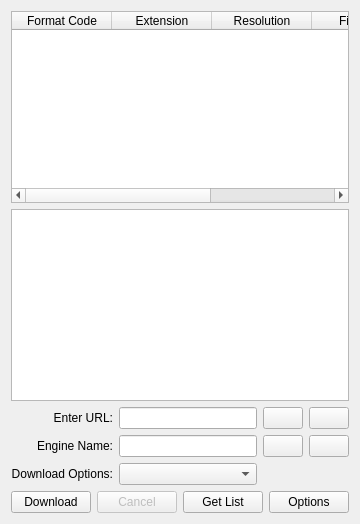
      <widget class="QWidget" name="tabBasickDownloader">
       <attribute name="title">
        <string>Basic Downloader</string>
       </attribute>
       <layout class="QVBoxLayout" name="verticalLayout">
        <item>
         <widget class="QTableWidget" name="bdTableWidgetList">
          <property name="editTriggers">
           <set>QAbstractItemView::EditTrigger::NoEditTriggers</set>
          </property>
          <property name="tabKeyNavigation">
           <bool>false</bool>
          </property>
          <property name="visible">
           <bool>false</bool>
          </property>
          <property name="showDropIndicator" stdset="0">
           <bool>false</bool>
          </property>
          <property name="selectionBehavior">
           <enum>QAbstractItemView::SelectionBehavior::SelectRows</enum>
          </property>
          <column>
           <property name="text">
            <string>Format Code</string>
           </property>
          </column>
          <column>
           <property name="text">
            <string>Extension</string>
           </property>
          </column>
          <column>
           <property name="text">
            <string>Resolution</string>
           </property>
          </column>
          <column>
           <property name="text">
            <string>File Size</string>
           </property>
          </column>
          <column>
           <property name="text">
            <string>Note</string>
           </property>
          </column>
         </widget>
        </item>
        <item>
         <widget class="QPlainTextEdit" name="plainTextEditLogger" />
        </item>
        <item>
         <layout
                                        class="QGridLayout"
                                        name="gridLayout_2"
                                        columnstretch="0,0,0,0"
                                        columnminimumwidth="0,0,0,0"
                                    >
          <property name="sizeConstraint">
           <enum>QLayout::SizeConstraint::SetDefaultConstraint</enum>
          </property>
          <item row="1" column="2">
           <widget class="QPushButton" name="pbPasteClipboard">
            <property name="toolTip">
             <string>Paste Clipboard Content</string>
            </property>
            <property name="text">
             <string />
            </property>
            <property name="icon">
             <iconset theme="edit-copy" />
            </property>
           </widget>
          </item>
          <item row="1" column="1">
           <widget class="QLineEdit" name="lineEditURL" />
          </item>
          <item row="3" column="0">
           <widget class="QLabel" name="label_2">
            <property name="text">
             <string>Download Options:</string>
            </property>
            <property name="alignment">
             <set
                                                    >Qt::AlignmentFlag::AlignRight|Qt::AlignmentFlag::AlignTrailing|Qt::AlignmentFlag::AlignVCenter</set>
            </property>
            <property name="wordWrap">
             <bool>true</bool>
            </property>
           </widget>
          </item>
          <item row="2" column="2">
           <widget class="QPushButton" name="pbOptionsHistory">
            <property name="toolTip">
             <string>Recently Used</string>
            </property>
            <property name="text">
             <string />
            </property>
            <property name="icon">
             <iconset theme="view-history" />
            </property>
           </widget>
          </item>
          <item row="1" column="0">
           <widget class="QLabel" name="label">
            <property name="text">
             <string>Enter URL:</string>
            </property>
            <property name="alignment">
             <set
                                                    >Qt::AlignmentFlag::AlignRight|Qt::AlignmentFlag::AlignTrailing|Qt::AlignmentFlag::AlignVCenter</set>
            </property>
            <property name="wordWrap">
             <bool>true</bool>
            </property>
           </widget>
          </item>
          <item row="1" column="3">
           <widget class="QPushButton" name="pbBasicDownloaderPlay">
            <property name="toolTip">
             <string>Play Downloaded Media</string>
            </property>
            <property name="text">
             <string />
            </property>
            <property name="icon">
             <iconset theme="video-display" />
            </property>
           </widget>
          </item>
          <item row="2" column="3">
           <widget class="QPushButton" name="pbOptionsDownloadOptions">
            <property name="toolTip">
             <string>Set Download Options</string>
            </property>
            <property name="text">
             <string />
            </property>
            <property name="icon">
             <iconset theme="download" />
            </property>
           </widget>
          </item>
          <item row="3" column="1">
           <widget class="QComboBox" name="cbEngineType">
            <property name="currentText">
             <string notr="true" />
            </property>
           </widget>
          </item>
          <item row="2" column="1">
           <widget class="QLineEdit" name="lineEditOptions" />
          </item>
          <item row="2" column="0">
           <widget class="QLabel" name="labelEngineName">
            <property name="text">
             <string>Engine Name:</string>
            </property>
            <property name="alignment">
             <set
                                                    >Qt::AlignmentFlag::AlignRight|Qt::AlignmentFlag::AlignTrailing|Qt::AlignmentFlag::AlignVCenter</set>
            </property>
            <property name="wordWrap">
             <bool>true</bool>
            </property>
           </widget>
          </item>
         </layout>
        </item>
        <item>
         <layout class="QHBoxLayout" name="horizontalLayout_2">
          <item>
           <widget class="QPushButton" name="pbDownload">
            <property name="text">
             <string>Download</string>
            </property>
           </widget>
          </item>
          <item>
           <widget class="QPushButton" name="pbCancel">
            <property name="enabled">
             <bool>false</bool>
            </property>
            <property name="text">
             <string>Cancel</string>
            </property>
           </widget>
          </item>
          <item>
           <widget class="QPushButton" name="pbList">
            <property name="text">
             <string>Get List</string>
            </property>
           </widget>
          </item>
          <item>
           <widget class="QPushButton" name="pbEntries">
            <property name="text">
             <string>Options</string>
            </property>
           </widget>
          </item>
         </layout>
        </item>
       </layout>
      </widget>
